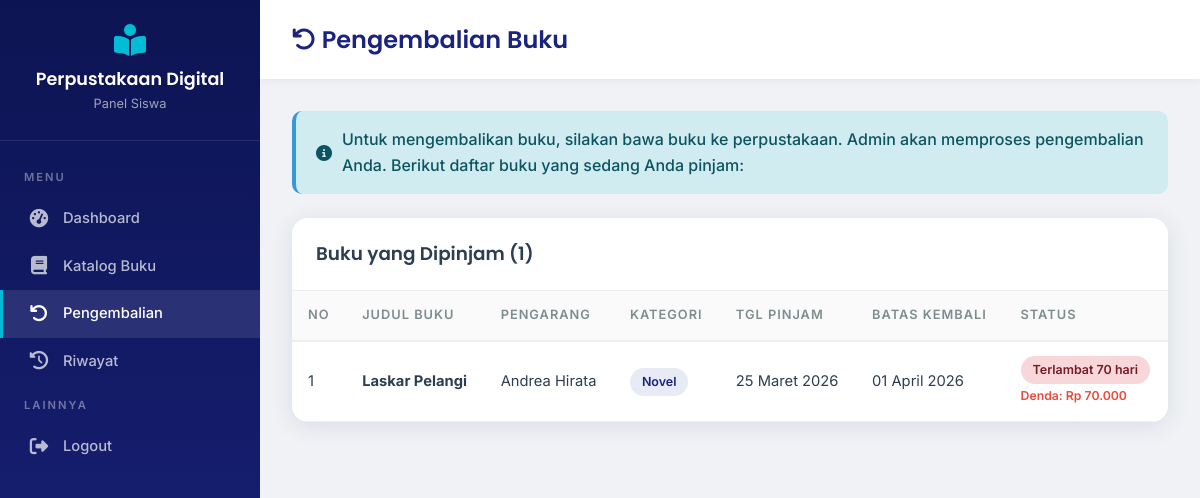
The app's page /web_perpus_sekolah/siswa/pengembalian.php (signed in) with its own data.
### tables this page shows
CREATE TABLE IF NOT EXISTS peminjaman (
    id INT AUTO_INCREMENT PRIMARY KEY,
    id_user INT NOT NULL,
    id_buku INT NOT NULL,
    tgl_pinjam DATE NOT NULL,
    tgl_kembali DATE NOT NULL,
    tgl_dikembalikan DATE DEFAULT NULL,
    status ENUM('dipinjam', 'dikembalikan', 'terlambat') NOT NULL DEFAULT 'dipinjam',
    denda DECIMAL(10,2) DEFAULT 0.00,
    catatan TEXT DEFAULT NULL,
    created_at TIMESTAMP DEFAULT CURRENT_TIMESTAMP,
    updated_at TIMESTAMP DEFAULT CURRENT_TIMESTAMP ON UPDATE CURRENT_TIMESTAMP,
    FOREIGN KEY (id_user) REFERENCES users(id) ON DELETE CASCADE,
    FOREIGN KEY (id_buku) REFERENCES buku(id) ON DELETE CASCADE
);

CREATE TABLE IF NOT EXISTS buku (
    id INT AUTO_INCREMENT PRIMARY KEY,
    judul VARCHAR(200) NOT NULL,
    pengarang VARCHAR(100) NOT NULL,
    penerbit VARCHAR(100) DEFAULT NULL,
    tahun_terbit YEAR DEFAULT NULL,
    isbn VARCHAR(20) DEFAULT NULL,
    kategori VARCHAR(50) DEFAULT NULL,
    stok INT NOT NULL DEFAULT 0,
    cover VARCHAR(255) DEFAULT NULL,
    deskripsi TEXT DEFAULT NULL,
    created_at TIMESTAMP DEFAULT CURRENT_TIMESTAMP,
    updated_at TIMESTAMP DEFAULT CURRENT_TIMESTAMP ON UPDATE CURRENT_TIMESTAMP
);

### web_perpus_sekolah/config/database.php (called while the page is built, shortened)
<?php
$base_url = '/web_perpus_sekolah';
function formatRupiah($angka)
{
    return 'Rp ' . number_format($angka, 0, ',', '.');
}
function formatTanggal($tanggal)
{
    $bulan = [
        1 => 'Januari',
        'Februari',
        'Maret',
        'April',
        'Mei',
        'Juni',
        'Juli',
        'Agustus',
        'September',
        'Oktober',
        'November',
        'Desember'
    ];
    $date = new DateTime($tanggal);
    return $date->format('d') . ' ' . $bulan[(int) $date->format('m')] . ' ' . $date->format('Y');
}
?>

### web_perpus_sekolah/siswa/pengembalian.php (the view, shortened to what this page needs)
<?php
require_once '../config/database.php';
$userId = $_SESSION['user_id'];
$stmt = $conn->prepare("SELECT p.*, b.judul, b.pengarang, b.kategori FROM peminjaman p JOIN buku b ON p.id_buku=b.id WHERE p.id_user=? AND p.status='dipinjam' ORDER BY p.tgl_kembali ASC");
$stmt->bind_param("i", $userId);
$stmt->execute();
$pinjam = $stmt->get_result();
?>
<!DOCTYPE html>
<html lang="id">
<head>
    <link rel="stylesheet" href="<?= $base_url ?>/assets/css/style.css">
    <link rel="stylesheet" href="https://cdnjs.cloudflare.com/ajax/libs/font-awesome/6.5.0/css/all.min.css">
</head>
<body>
<div class="dashboard-layout">
    <aside class="sidebar">
        <div class="sidebar-header"><i class="fas fa-book-open-reader" style="font-size:2rem;color:var(--accent);"></i><h3><?= APP_NAME ?></h3><small>Panel Siswa</small></div>
        <nav class="sidebar-menu">
            <div class="menu-label">Menu</div>
            <a href="dashboard.php"><i class="fas fa-tachometer-alt"></i> Dashboard</a>
            <a href="katalog.php"><i class="fas fa-book"></i> Katalog Buku</a>
            <a href="pengembalian.php" class="active"><i class="fas fa-undo"></i> Pengembalian</a>
            <a href="riwayat.php"><i class="fas fa-history"></i> Riwayat</a>
            <div class="menu-label">Lainnya</div>
            <a href="<?= $base_url ?>/logout.php"><i class="fas fa-sign-out-alt"></i> Logout</a>
        </nav>
    </aside>
    <main class="main-content">
        <div class="content-header"><h1><i class="fas fa-undo"></i> Pengembalian Buku</h1></div>
        <div class="content-body">
            <div class="alert alert-info">
                <i class="fas fa-info-circle"></i> Untuk mengembalikan buku, silakan bawa buku ke perpustakaan. Admin akan memproses pengembalian Anda. Berikut daftar buku yang sedang Anda pinjam:
            </div>
            <div class="table-container">
                <div class="table-header"><h3>Buku yang Dipinjam (<?= $pinjam->num_rows ?>)</h3></div>
                <table class="data-table">
                    <thead><tr><th>No</th><th>Judul Buku</th><th>Pengarang</th><th>Kategori</th><th>Tgl Pinjam</th><th>Batas Kembali</th><th>Status</th></tr></thead>
                    <tbody>
                        <?php $no=1; while ($p = $pinjam->fetch_assoc()): ?>
                        <?php
                            $isLate = strtotime($p['tgl_kembali']) < time();
                            $daysLeft = floor((strtotime($p['tgl_kembali'])-time())/86400);
                            $daysLate = $isLate ? abs($daysLeft) : 0;
                            $denda = $isLate ? $daysLate * DENDA_PER_HARI : 0;
                        ?>
                        <tr>
                            <td><?= $no++ ?></td>
                            <td><strong><?= htmlspecialchars($p['judul']) ?></strong></td>
                            <td><?= htmlspecialchars($p['pengarang']) ?></td>
                            <td><span class="badge badge-primary"><?= $p['kategori'] ?></span></td>
                            <td><?= formatTanggal($p['tgl_pinjam']) ?></td>
                            <td><?= formatTanggal($p['tgl_kembali']) ?></td>
                            <td>
                                <?php if ($isLate): ?>
                                    <span class="badge badge-danger">Terlambat <?= $daysLate ?> hari</span>
                                    <br><small style="color:var(--danger);font-weight:600;">Denda: <?= formatRupiah($denda) ?></small>
                                <?php elseif ($daysLeft <= 2): ?>
                                    <span class="badge badge-warning"><?= $daysLeft ?> hari lagi</span>
                                <?php else: ?>
                                    <span class="badge badge-info"><?= $daysLeft ?> hari lagi</span>
                                <?php endif; ?>
                            </td>
                        </tr>
                        <?php endwhile; ?>
                    </tbody>
                </table>
            </div>
        </div>
    </main>
</div>
</body>
</html>

### web_perpus_sekolah/assets/css/style.css (style rules this page uses)
:root { --primary: #1a237e; --primary-light: #3949ab; --primary-dark: #0d1453; --accent: #00bcd4; --accent-light: #4dd0e1; --accent-dark: #00838f; --success: #2ecc71; --warning: #f39c12; --danger: #e74c3c; --info: #3498db; --bg: #f0f2f5; --bg-card: #ffffff; --text: #2c3e50; --text-light: #7f8c8d; --text-white: #ffffff; --shadow: 0 4px 24px rgba(26,35,126,0.10); --shadow-hover: 0 8px 32px rgba(26,35,126,0.18); --radius: 16px; --radius-sm: 10px; --radius-xs: 6px; --transition: all 0.3s cubic-bezier(.4,0,.2,1); --sidebar-width: 260px; --gradient: linear-gradient(135deg, var(--primary) 0%, var(--accent) 100%); --gradient-warm: linear-gradient(135deg, #667eea 0%, #764ba2 100%); --glass-bg: rgba(255,255,255,0.15); --glass-border: rgba(255,255,255,0.25); }
*, *::before, *::after { box-sizing: border-box; margin: 0; padding: 0; }
html { scroll-behavior: smooth; }
body { font-family: 'Inter', sans-serif; background: var(--bg); color: var(--text); line-height: 1.6; min-height: 100vh; }
h1,h2,h3,h4,h5,h6 { font-family: 'Poppins', sans-serif; font-weight: 600; line-height: 1.3; }
a { text-decoration: none; color: var(--primary); transition: var(--transition); }
.alert { padding: 1rem 1.25rem; border-radius: var(--radius-sm); margin-bottom: 1.5rem; font-weight: 500; display: flex; align-items: center; gap: 10px; animation: fadeIn 0.3s ease; }
.alert-info { background: #d1ecf1; color: #0c5460; border-left: 4px solid var(--info); }
.dashboard-layout { display: flex; min-height: 100vh; }
.sidebar { width: var(--sidebar-width); background: linear-gradient(180deg, var(--primary-dark) 0%, var(--primary) 100%); color: #fff; position: fixed; top: 0; left: 0; bottom: 0; z-index: 100; display: flex; flex-direction: column; transition: var(--transition); overflow-y: auto; }
.sidebar-header { padding: 1.5rem; text-align: center; border-bottom: 1px solid rgba(255,255,255,0.1); }
.sidebar-header h3 { font-size: 1.1rem; margin-top: 0.5rem; }
.sidebar-header small { color: rgba(255,255,255,0.6); font-size: 0.8rem; }
.sidebar-menu { padding: 1rem 0; flex: 1; }
.sidebar-menu .menu-label { padding: 0.75rem 1.5rem 0.5rem; font-size: 0.7rem; text-transform: uppercase; letter-spacing: 2px; color: rgba(255,255,255,0.4); font-weight: 600; }
.sidebar-menu a { display: flex; align-items: center; gap: 12px; padding: 12px 1.5rem; color: rgba(255,255,255,0.7); font-weight: 500; transition: var(--transition); border-left: 3px solid transparent; font-size: 0.92rem; }
.sidebar-menu a:hover, .sidebar-menu a.active { background: rgba(255,255,255,0.1); color: #fff; border-left-color: var(--accent); }
.sidebar-menu a i { font-size: 1.15rem; width: 24px; text-align: center; }
.main-content { flex: 1; margin-left: var(--sidebar-width); padding: 0; min-height: 100vh; }
.content-header { background: #fff; padding: 1.5rem 2rem; display: flex; align-items: center; justify-content: space-between; box-shadow: 0 2px 8px rgba(0,0,0,0.05); position: sticky; top: 0; z-index: 50; }
.content-header h1 { font-size: 1.5rem; color: var(--primary); }
.content-body { padding: 2rem; }
.table-container { background: #fff; border-radius: var(--radius); box-shadow: var(--shadow); overflow: hidden; }
.table-header { padding: 1.5rem; display: flex; align-items: center; justify-content: space-between; border-bottom: 1px solid #eee; flex-wrap: wrap; gap: 1rem; }
.table-header h3 { font-size: 1.15rem; color: var(--text); }
.data-table { width: 100%; border-collapse: collapse; }
.data-table th { padding: 14px 16px; text-align: left; font-weight: 600; font-size: 0.8rem; text-transform: uppercase; letter-spacing: 1px; color: var(--text-light); background: #fafafa; border-bottom: 2px solid #eee; }
.data-table td { padding: 14px 16px; border-bottom: 1px solid #f0f0f0; font-size: 0.92rem; vertical-align: middle; }
.badge { padding: 4px 12px; border-radius: 20px; font-size: 0.78rem; font-weight: 600; display: inline-block; }
.badge-danger { background: #f8d7da; color: #721c24; }
.badge-primary { background: #e8eaf6; color: var(--primary); }

### records on screen
peminjaman: id_buku.judul "Laskar Pelangi", id_buku.pengarang "Andrea Hirata", id_buku.kategori "Novel", tgl_pinjam "25 Maret 2026", tgl_kembali "01 April 2026"

### other values on screen
APP_NAME "Perpustakaan Digital"
$pinjam->num_rows "1"
